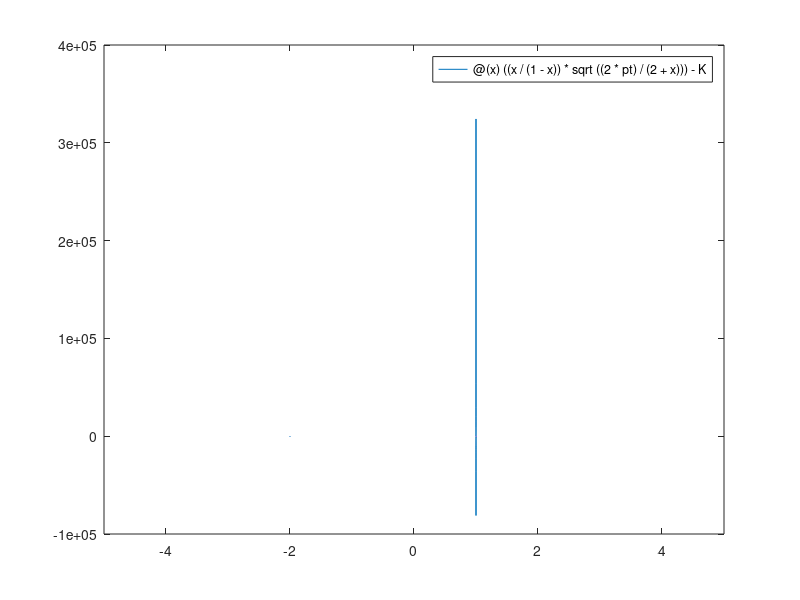

Write MATLAB code to recreate this figure. (Note: this script raises an error after producing the figure.)
clear
clc

K = 0.05; %Reaction?s equilibrium constant.
pt = 3; %Total Pressure.

f = @(x) ((x/(1-x))*sqrt((2*pt)/(2+x)))- K; %The Function.

Plot = fplot (f); %Plot the function.
xlim([-10 10]); %Restrict Domain
ylim([-10,10]); %Restrict Range
refline(0,0); %Put a zero refrence line

[Guess,output] = getpts;

if length(Guess) > 1
    error('you picked more than one guess, pick only one.Restart the code.');
end

%This code will use the function getpts and then display the graph for you.
%All you have to do is pick a point of initial guess on the graph.
%Double click on the guess point juest once, don't pick two guesses.
%Error will show if more than two points are.

Sloution1 = fzero(f,Guess)

%Use fzero function in matlab to estimate the root with initial guess of
%0.5.



Sloution2 = fsolve(f,Guess)

%Another way: solve the function for using function solving.